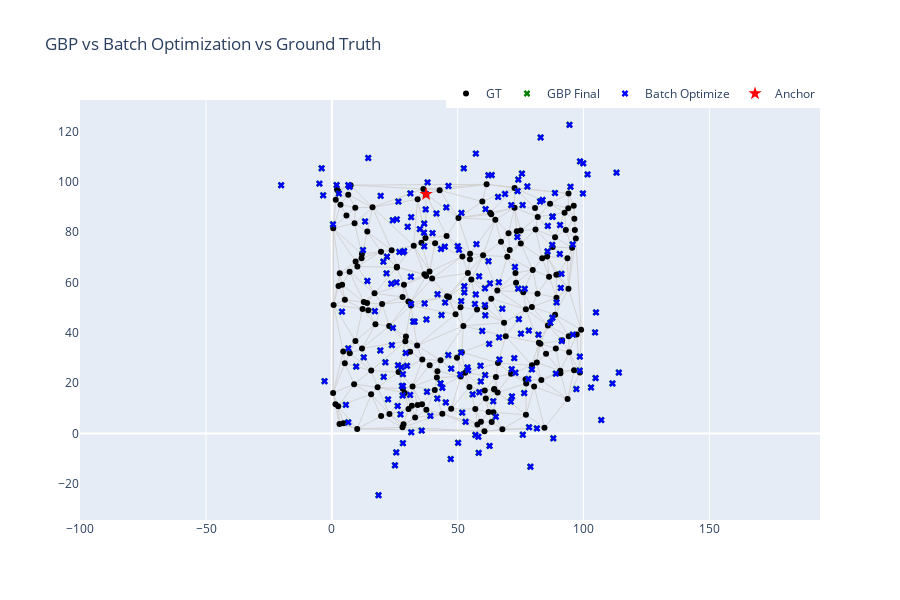

Notebook code for this chart:
### Code cell
varis, prior_facs, between_facs, energy_log, linpoints = gbp_solve(
    varis, prior_facs, between_facs, num_iters=1000, visualize=True
)
x_opt = batch_solve(positions, prior_meas, between_meas, edges)

import plotly.graph_objects as go
import numpy as np

x_final = linpoints  # GBP final solution after num_iters
fig = go.Figure()

# Edge (gray line)
for (i, j) in edges:
    fig.add_trace(go.Scatter(
        x=[positions[i][0], positions[j][0]],
        y=[positions[i][1], positions[j][1]],
        mode='lines',
        line=dict(color='lightgray', width=1),
        hoverinfo='skip',
        showlegend=False
    ))

# Ground Truth (black dots)
fig.add_trace(go.Scatter(
    x=positions[:, 0], y=positions[:, 1],
    mode='markers', name='GT',
    marker=dict(color='black', size=6, symbol='circle')
))

# GBP final solution (green x)
fig.add_trace(go.Scatter(
    x=x_final[:, 0], y=x_final[:, 1],
    mode='markers', name='GBP Final',
    marker=dict(color='green', size=6, symbol='x')
))

# Batch Optimization solution (blue x)
fig.add_trace(go.Scatter(
    x=x_opt[:, 0], y=x_opt[:, 1],
    mode='markers', name='Batch Optimize',
    marker=dict(color='blue', size=6, symbol='x')
))

# Anchor (red star)
fig.add_trace(go.Scatter(
    x=[positions[0, 0]], y=[positions[0, 1]],
    mode='markers', name='Anchor',
    marker=dict(color='red', size=10, symbol='star')
))

# (Figure settings)
fig.update_layout(
    title='GBP vs Batch Optimization vs Ground Truth',
    xaxis=dict(scaleanchor='y'),
    yaxis=dict(showgrid=False),
    height=600,
    legend=dict(orientation='h', y=1.05, x=1.0, xanchor='right')
)

fig.show()
